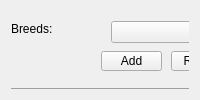
     <widget class="QWidget" name="tab_9">
      <property name="enabled">
       <bool>true</bool>
      </property>
      <attribute name="title">
       <string>Rabbit</string>
      </attribute>
      <layout class="QGridLayout" name="gridLayout_6">
       <item row="0" column="0">
        <widget class="QWidget" name="widgetRabbitInfo" native="true">
         <property name="enabled">
          <bool>true</bool>
         </property>
         <widget class="QRadioButton" name="rbRabbitAllergiesNo">
          <property name="geometry">
           <rect>
            <x>100</x>
            <y>210</y>
            <width>61</width>
            <height>20</height>
           </rect>
          </property>
          <property name="text">
           <string>No</string>
          </property>
          <property name="checked">
           <bool>true</bool>
          </property>
          <attribute name="buttonGroup">
           <string notr="true">groupRabbitAllergies</string>
          </attribute>
         </widget>
         <widget class="QComboBox" name="cbFurPrefRabbit">
          <property name="geometry">
           <rect>
            <x>260</x>
            <y>140</y>
            <width>81</width>
            <height>22</height>
           </rect>
          </property>
          <item>
           <property name="text">
            <string>None</string>
           </property>
          </item>
          <item>
           <property name="text">
            <string>Hairless</string>
           </property>
          </item>
          <item>
           <property name="text">
            <string>Short</string>
           </property>
          </item>
          <item>
           <property name="text">
            <string>Long</string>
           </property>
          </item>
         </widget>
         <widget class="QLabel" name="label_44">
          <property name="geometry">
           <rect>
            <x>0</x>
            <y>190</y>
            <width>181</width>
            <height>16</height>
           </rect>
          </property>
          <property name="text">
           <string>Are you allergic to rabbits:</string>
          </property>
         </widget>
         <widget class="QLabel" name="label_45">
          <property name="geometry">
           <rect>
            <x>0</x>
            <y>10</y>
            <width>91</width>
            <height>16</height>
           </rect>
          </property>
          <property name="text">
           <string>Breeds:</string>
          </property>
         </widget>
         <widget class="QComboBox" name="cbRabbitSex">
          <property name="geometry">
           <rect>
            <x>70</x>
            <y>140</y>
            <width>91</width>
            <height>22</height>
           </rect>
          </property>
          <item>
           <property name="text">
            <string>None</string>
           </property>
          </item>
          <item>
           <property name="text">
            <string>Male</string>
           </property>
          </item>
          <item>
           <property name="text">
            <string>Female</string>
           </property>
          </item>
         </widget>
         <widget class="QComboBox" name="cbRabbitBreeds">
          <property name="geometry">
           <rect>
            <x>100</x>
            <y>10</y>
            <width>121</width>
            <height>22</height>
           </rect>
          </property>
         </widget>
         <widget class="QComboBox" name="cbAgeRabbit">
          <property name="geometry">
           <rect>
            <x>70</x>
            <y>100</y>
            <width>91</width>
            <height>22</height>
           </rect>
          </property>
          <item>
           <property name="text">
            <string>None</string>
           </property>
          </item>
          <item>
           <property name="text">
            <string>0 - 3</string>
           </property>
          </item>
          <item>
           <property name="text">
            <string>4 - 7</string>
           </property>
          </item>
          <item>
           <property name="text">
            <string>8 - 11</string>
           </property>
          </item>
          <item>
           <property name="text">
            <string>12- 15</string>
           </property>
          </item>
          <item>
           <property name="text">
            <string>15 - 25</string>
           </property>
          </item>
          <item>
           <property name="text">
            <string>25 - 35</string>
           </property>
          </item>
          <item>
           <property name="text">
            <string>35+</string>
           </property>
          </item>
         </widget>
         <widget class="QRadioButton" name="rbRabbitAllergiesYes">
          <property name="geometry">
           <rect>
            <x>30</x>
            <y>210</y>
            <width>51</width>
            <height>20</height>
           </rect>
          </property>
          <property name="text">
           <string>Yes</string>
          </property>
          <attribute name="buttonGroup">
           <string notr="true">groupRabbitAllergies</string>
          </attribute>
         </widget>
         <widget class="QPushButton" name="bRabbitBreedAdd">
          <property name="geometry">
           <rect>
            <x>90</x>
            <y>40</y>
            <width>61</width>
            <height>20</height>
           </rect>
          </property>
          <property name="text">
           <string>Add</string>
          </property>
         </widget>
         <widget class="Line" name="line_11">
          <property name="geometry">
           <rect>
            <x>0</x>
            <y>170</y>
            <width>381</width>
            <height>16</height>
           </rect>
          </property>
          <property name="orientation">
           <enum>Qt::Horizontal</enum>
          </property>
         </widget>
         <widget class="QLabel" name="label_46">
          <property name="geometry">
           <rect>
            <x>10</x>
            <y>100</y>
            <width>81</width>
            <height>16</height>
           </rect>
          </property>
          <property name="text">
           <string>Age:</string>
          </property>
         </widget>
         <widget class="QComboBox" name="cbSizeRabbit">
          <property name="geometry">
           <rect>
            <x>260</x>
            <y>100</y>
            <width>81</width>
            <height>22</height>
           </rect>
          </property>
          <item>
           <property name="text">
            <string>None</string>
           </property>
          </item>
          <item>
           <property name="text">
            <string>Teacup</string>
           </property>
          </item>
          <item>
           <property name="text">
            <string>Small</string>
           </property>
          </item>
          <item>
           <property name="text">
            <string>Medium</string>
           </property>
          </item>
          <item>
           <property name="text">
            <string>Large</string>
           </property>
          </item>
         </widget>
         <widget class="QPushButton" name="bRabbitBreedRemove">
          <property name="geometry">
           <rect>
            <x>160</x>
            <y>40</y>
            <width>70</width>
            <height>20</height>
           </rect>
          </property>
          <property name="minimumSize">
           <size>
            <width>70</width>
            <height>20</height>
           </size>
          </property>
          <property name="text">
           <string>Remove</string>
          </property>
         </widget>
         <widget class="QLabel" name="label_47">
          <property name="geometry">
           <rect>
            <x>10</x>
            <y>140</y>
            <width>81</width>
            <height>16</height>
           </rect>
          </property>
          <property name="text">
           <string>Sex:</string>
          </property>
         </widget>
         <widget class="QLabel" name="label_48">
          <property name="geometry">
           <rect>
            <x>190</x>
            <y>100</y>
            <width>81</width>
            <height>16</height>
           </rect>
          </property>
          <property name="text">
           <string>Size:</string>
          </property>
         </widget>
         <widget class="QLabel" name="label_49">
          <property name="geometry">
           <rect>
            <x>190</x>
            <y>140</y>
            <width>81</width>
            <height>16</height>
           </rect>
          </property>
          <property name="text">
           <string>Fur:</string>
          </property>
         </widget>
         <widget class="Line" name="line_12">
          <property name="geometry">
           <rect>
            <x>-10</x>
            <y>70</y>
            <width>371</width>
            <height>16</height>
           </rect>
          </property>
          <property name="orientation">
           <enum>Qt::Horizontal</enum>
          </property>
         </widget>
         <widget class="QListWidget" name="listRabbit">
          <property name="geometry">
           <rect>
            <x>240</x>
            <y>10</y>
            <width>131</width>
            <height>51</height>
           </rect>
          </property>
         </widget>
         <widget class="QComboBox" name="cbColourRabbit">
          <property name="geometry">
           <rect>
            <x>260</x>
            <y>200</y>
            <width>81</width>
            <height>22</height>
           </rect>
          </property>
          <item>
           <property name="text">
            <string>None</string>
           </property>
          </item>
          <item>
           <property name="text">
            <string>Black</string>
           </property>
          </item>
          <item>
           <property name="text">
            <string>Brown</string>
           </property>
          </item>
          <item>
           <property name="text">
            <string>Gray</string>
           </property>
          </item>
          <item>
           <property name="text">
            <string>White</string>
           </property>
          </item>
          <item>
           <property name="text">
            <string>Cream</string>
           </property>
          </item>
          <item>
           <property name="text">
            <string>Straw</string>
           </property>
          </item>
         </widget>
         <widget class="QLabel" name="label_87">
          <property name="geometry">
           <rect>
            <x>190</x>
            <y>200</y>
            <width>81</width>
            <height>16</height>
           </rect>
          </property>
          <property name="text">
           <string>Coat:</string>
          </property>
         </widget>
        </widget>
       </item>
      </layout>
     </widget>
